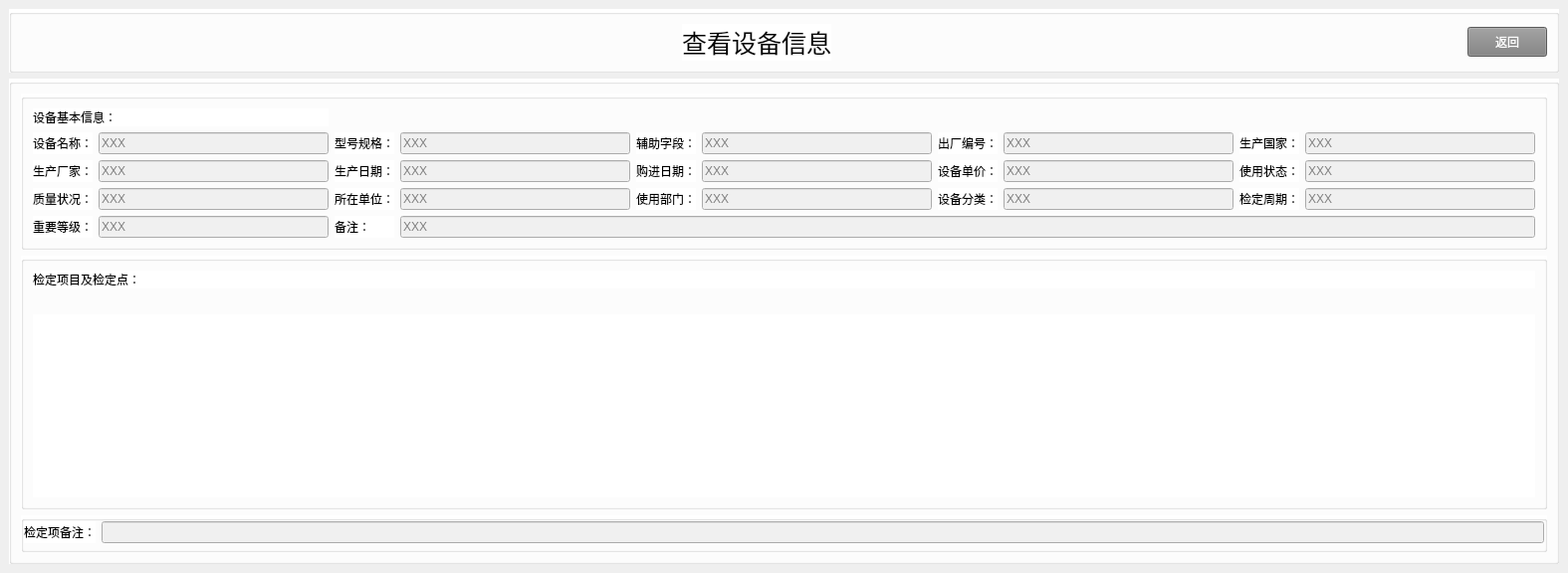
<?xml version="1.0" encoding="UTF-8"?>
<ui version="4.0">
 <class>BeExamined_DeviceItem</class>
 <widget class="QWidget" name="BeExamined_DeviceItem">
  <property name="geometry">
   <rect>
    <x>0</x>
    <y>0</y>
    <width>1575</width>
    <height>576</height>
   </rect>
  </property>
  <property name="windowTitle">
   <string>Form</string>
  </property>
  <layout class="QVBoxLayout" name="verticalLayout_11">
   <property name="leftMargin">
    <number>0</number>
   </property>
   <property name="topMargin">
    <number>0</number>
   </property>
   <property name="rightMargin">
    <number>0</number>
   </property>
   <property name="bottomMargin">
    <number>0</number>
   </property>
   <item>
    <widget class="QStackedWidget" name="stackedWidget">
     <property name="styleSheet">
      <string notr="true"/>
     </property>
     <property name="currentIndex">
      <number>1</number>
     </property>
     <widget class="QWidget" name="page_3">
      <property name="styleSheet">
       <string notr="true"/>
      </property>
      <layout class="QVBoxLayout" name="verticalLayout_6">
       <item>
        <widget class="QGroupBox" name="groupBox_2">
         <property name="sizePolicy">
          <sizepolicy hsizetype="Preferred" vsizetype="Fixed">
           <horstretch>0</horstretch>
           <verstretch>0</verstretch>
          </sizepolicy>
         </property>
         <property name="styleSheet">
          <string notr="true">background-color:white;</string>
         </property>
         <property name="title">
          <string/>
         </property>
         <layout class="QHBoxLayout" name="horizontalLayout_2">
          <item>
           <widget class="QLabel" name="label">
            <property name="sizePolicy">
             <sizepolicy hsizetype="Maximum" vsizetype="Fixed">
              <horstretch>0</horstretch>
              <verstretch>0</verstretch>
             </sizepolicy>
            </property>
            <property name="minimumSize">
             <size>
              <width>80</width>
              <height>0</height>
             </size>
            </property>
            <property name="text">
             <string>设备名称：</string>
            </property>
           </widget>
          </item>
          <item>
           <widget class="QComboBox" name="name"/>
          </item>
          <item>
           <widget class="QLabel" name="label_2">
            <property name="sizePolicy">
             <sizepolicy hsizetype="Maximum" vsizetype="Fixed">
              <horstretch>0</horstretch>
              <verstretch>0</verstretch>
             </sizepolicy>
            </property>
            <property name="minimumSize">
             <size>
              <width>80</width>
              <height>0</height>
             </size>
            </property>
            <property name="text">
             <string>型号规则：</string>
            </property>
           </widget>
          </item>
          <item>
           <widget class="QComboBox" name="mode"/>
          </item>
          <item>
           <widget class="QLabel" name="label_3">
            <property name="sizePolicy">
             <sizepolicy hsizetype="Maximum" vsizetype="Fixed">
              <horstretch>0</horstretch>
              <verstretch>0</verstretch>
             </sizepolicy>
            </property>
            <property name="minimumSize">
             <size>
              <width>80</width>
              <height>0</height>
             </size>
            </property>
            <property name="text">
             <string>出厂编号：</string>
            </property>
           </widget>
          </item>
          <item>
           <widget class="QLineEdit" name="number">
            <property name="sizePolicy">
             <sizepolicy hsizetype="Fixed" vsizetype="Fixed">
              <horstretch>0</horstretch>
              <verstretch>0</verstretch>
             </sizepolicy>
            </property>
           </widget>
          </item>
          <item>
           <widget class="QLabel" name="label_4">
            <property name="sizePolicy">
             <sizepolicy hsizetype="Maximum" vsizetype="Fixed">
              <horstretch>0</horstretch>
              <verstretch>0</verstretch>
             </sizepolicy>
            </property>
            <property name="minimumSize">
             <size>
              <width>80</width>
              <height>0</height>
             </size>
            </property>
            <property name="text">
             <string>生产厂家：</string>
            </property>
           </widget>
          </item>
          <item>
           <widget class="QComboBox" name="manufacturer_2">
            <property name="sizePolicy">
             <sizepolicy hsizetype="Fixed" vsizetype="Fixed">
              <horstretch>180</horstretch>
              <verstretch>0</verstretch>
             </sizepolicy>
            </property>
            <property name="minimumSize">
             <size>
              <width>200</width>
              <height>0</height>
             </size>
            </property>
           </widget>
          </item>
          <item>
           <widget class="QLabel" name="label_7">
            <property name="sizePolicy">
             <sizepolicy hsizetype="Maximum" vsizetype="Fixed">
              <horstretch>0</horstretch>
              <verstretch>0</verstretch>
             </sizepolicy>
            </property>
            <property name="minimumSize">
             <size>
              <width>80</width>
              <height>0</height>
             </size>
            </property>
            <property name="text">
             <string>所在部门：</string>
            </property>
           </widget>
          </item>
          <item>
           <widget class="QComboBox" name="dept_2"/>
          </item>
          <item>
           <widget class="QLabel" name="label_63">
            <property name="sizePolicy">
             <sizepolicy hsizetype="Minimum" vsizetype="Fixed">
              <horstretch>0</horstretch>
              <verstretch>0</verstretch>
             </sizepolicy>
            </property>
            <property name="minimumSize">
             <size>
              <width>80</width>
              <height>0</height>
             </size>
            </property>
            <property name="text">
             <string>使用单位：</string>
            </property>
           </widget>
          </item>
          <item>
           <widget class="QComboBox" name="Buildinguser">
            <property name="sizePolicy">
             <sizepolicy hsizetype="Fixed" vsizetype="Fixed">
              <horstretch>180</horstretch>
              <verstretch>0</verstretch>
             </sizepolicy>
            </property>
            <property name="minimumSize">
             <size>
              <width>200</width>
              <height>0</height>
             </size>
            </property>
           </widget>
          </item>
          <item>
           <spacer name="horizontalSpacer_2">
            <property name="orientation">
             <enum>Qt::Horizontal</enum>
            </property>
            <property name="sizeHint" stdset="0">
             <size>
              <width>40</width>
              <height>20</height>
             </size>
            </property>
           </spacer>
          </item>
          <item>
           <widget class="QPushButton" name="select">
            <property name="layoutDirection">
             <enum>Qt::LeftToRight</enum>
            </property>
            <property name="styleSheet">
             <string notr="true">background-color:rgb(3, 58, 132);
color:white;
</string>
            </property>
            <property name="text">
             <string>查询</string>
            </property>
            <property name="icon">
             <iconset resource="res/res.qrc">
              <normaloff>:/image/Index/u2189.svg</normaloff>:/image/Index/u2189.svg</iconset>
            </property>
           </widget>
          </item>
          <item>
           <widget class="QPushButton" name="update">
            <property name="layoutDirection">
             <enum>Qt::LeftToRight</enum>
            </property>
            <property name="styleSheet">
             <string notr="true">background-color:rgb(207, 132, 33);
color:white;
</string>
            </property>
            <property name="text">
             <string>重置</string>
            </property>
            <property name="icon">
             <iconset resource="res/res.qrc">
              <normaloff>:/image/Index/u2188.svg</normaloff>:/image/Index/u2188.svg</iconset>
            </property>
           </widget>
          </item>
         </layout>
         <zorder>manufacturer_2</zorder>
         <zorder>label</zorder>
         <zorder>name</zorder>
         <zorder>label_2</zorder>
         <zorder>mode</zorder>
         <zorder>label_3</zorder>
         <zorder>number</zorder>
         <zorder>label_4</zorder>
         <zorder>label_63</zorder>
         <zorder>Buildinguser</zorder>
         <zorder>select</zorder>
         <zorder>update</zorder>
         <zorder>label_7</zorder>
         <zorder>dept_2</zorder>
        </widget>
       </item>
       <item>
        <widget class="QGroupBox" name="groupBox_3">
         <property name="styleSheet">
          <string notr="true">background-color:white;</string>
         </property>
         <property name="title">
          <string/>
         </property>
         <layout class="QVBoxLayout" name="verticalLayout_7">
          <item>
           <widget class="QTableWidget" name="tableWidget"/>
          </item>
          <item>
           <widget class="QGroupBox" name="groupBox_12">
            <property name="title">
             <string/>
            </property>
           </widget>
          </item>
         </layout>
        </widget>
       </item>
      </layout>
     </widget>
     <widget class="QWidget" name="page_4">
      <property name="styleSheet">
       <string notr="true">color:black;</string>
      </property>
      <layout class="QVBoxLayout" name="verticalLayout_8">
       <item>
        <widget class="QGroupBox" name="groupBox">
         <property name="sizePolicy">
          <sizepolicy hsizetype="Preferred" vsizetype="Fixed">
           <horstretch>0</horstretch>
           <verstretch>0</verstretch>
          </sizepolicy>
         </property>
         <property name="styleSheet">
          <string notr="true">background-color:white;</string>
         </property>
         <property name="title">
          <string/>
         </property>
         <layout class="QHBoxLayout" name="horizontalLayout">
          <item>
           <spacer name="horizontalSpacer_6">
            <property name="orientation">
             <enum>Qt::Horizontal</enum>
            </property>
            <property name="sizeType">
             <enum>QSizePolicy::Fixed</enum>
            </property>
            <property name="sizeHint" stdset="0">
             <size>
              <width>30</width>
              <height>20</height>
             </size>
            </property>
           </spacer>
          </item>
          <item>
           <spacer name="horizontalSpacer_7">
            <property name="orientation">
             <enum>Qt::Horizontal</enum>
            </property>
            <property name="sizeHint" stdset="0">
             <size>
              <width>60</width>
              <height>20</height>
             </size>
            </property>
           </spacer>
          </item>
          <item>
           <widget class="QLabel" name="label_5">
            <property name="styleSheet">
             <string notr="true">Font-size:25px;</string>
            </property>
            <property name="text">
             <string>查看设备信息</string>
            </property>
           </widget>
          </item>
          <item>
           <spacer name="horizontalSpacer_8">
            <property name="orientation">
             <enum>Qt::Horizontal</enum>
            </property>
            <property name="sizeHint" stdset="0">
             <size>
              <width>40</width>
              <height>20</height>
             </size>
            </property>
           </spacer>
          </item>
          <item>
           <widget class="QPushButton" name="pushButton_2">
            <property name="sizePolicy">
             <sizepolicy hsizetype="Fixed" vsizetype="Fixed">
              <horstretch>0</horstretch>
              <verstretch>0</verstretch>
             </sizepolicy>
            </property>
            <property name="minimumSize">
             <size>
              <width>30</width>
              <height>30</height>
             </size>
            </property>
            <property name="layoutDirection">
             <enum>Qt::RightToLeft</enum>
            </property>
            <property name="styleSheet">
             <string notr="true">background-color:grey;
color:white;</string>
            </property>
            <property name="text">
             <string>返回</string>
            </property>
           </widget>
          </item>
         </layout>
        </widget>
       </item>
       <item>
        <widget class="QGroupBox" name="groupBox_13">
         <property name="styleSheet">
          <string notr="true">background-color:white;</string>
         </property>
         <property name="title">
          <string/>
         </property>
         <layout class="QVBoxLayout" name="verticalLayout_9">
          <item>
           <widget class="QGroupBox" name="groupBox_14">
            <property name="styleSheet">
             <string notr="true">background-color:white;</string>
            </property>
            <property name="title">
             <string/>
            </property>
            <layout class="QGridLayout" name="gridLayout">
             <item row="0" column="0" colspan="2">
              <widget class="QLabel" name="label_6">
               <property name="text">
                <string>设备基本信息：</string>
               </property>
              </widget>
             </item>
             <item row="1" column="0">
              <widget class="QLabel" name="label_38">
               <property name="text">
                <string>设备名称：</string>
               </property>
              </widget>
             </item>
             <item row="1" column="1">
              <widget class="QLineEdit" name="equipment_name">
               <property name="cursor">
                <cursorShape>ForbiddenCursor</cursorShape>
               </property>
               <property name="styleSheet">
                <string notr="true">background-color: #f0f0f0; 
color: grey;</string>
               </property>
               <property name="text">
                <string>XXX</string>
               </property>
              </widget>
             </item>
             <item row="1" column="2">
              <widget class="QLabel" name="label_39">
               <property name="text">
                <string>型号规格：</string>
               </property>
              </widget>
             </item>
             <item row="1" column="3">
              <widget class="QLineEdit" name="model">
               <property name="cursor">
                <cursorShape>ForbiddenCursor</cursorShape>
               </property>
               <property name="styleSheet">
                <string notr="true">background-color: #f0f0f0; 
color: grey;</string>
               </property>
               <property name="text">
                <string>XXX</string>
               </property>
              </widget>
             </item>
             <item row="1" column="4">
              <widget class="QLabel" name="label_40">
               <property name="text">
                <string>辅助字段：</string>
               </property>
              </widget>
             </item>
             <item row="1" column="5">
              <widget class="QLineEdit" name="help_instruction">
               <property name="cursor">
                <cursorShape>ForbiddenCursor</cursorShape>
               </property>
               <property name="styleSheet">
                <string notr="true">background-color: #f0f0f0; 
color: grey;</string>
               </property>
               <property name="text">
                <string>XXX</string>
               </property>
              </widget>
             </item>
             <item row="1" column="6">
              <widget class="QLabel" name="label_41">
               <property name="text">
                <string>出厂编号：</string>
               </property>
              </widget>
             </item>
             <item row="1" column="7">
              <widget class="QLineEdit" name="manufacture_no">
               <property name="cursor">
                <cursorShape>ForbiddenCursor</cursorShape>
               </property>
               <property name="styleSheet">
                <string notr="true">background-color: #f0f0f0; 
color: grey;</string>
               </property>
               <property name="text">
                <string>XXX</string>
               </property>
              </widget>
             </item>
             <item row="1" column="8">
              <widget class="QLabel" name="label_42">
               <property name="text">
                <string>生产国家：</string>
               </property>
              </widget>
             </item>
             <item row="1" column="9">
              <widget class="QLineEdit" name="product_country">
               <property name="cursor">
                <cursorShape>ForbiddenCursor</cursorShape>
               </property>
               <property name="styleSheet">
                <string notr="true">background-color: #f0f0f0; 
color: grey;</string>
               </property>
               <property name="text">
                <string>XXX</string>
               </property>
              </widget>
             </item>
             <item row="2" column="0">
              <widget class="QLabel" name="label_43">
               <property name="text">
                <string>生产厂家：</string>
               </property>
              </widget>
             </item>
             <item row="2" column="1">
              <widget class="QLineEdit" name="manufacturer">
               <property name="cursor">
                <cursorShape>ForbiddenCursor</cursorShape>
               </property>
               <property name="styleSheet">
                <string notr="true">background-color: #f0f0f0; 
color: grey;</string>
               </property>
               <property name="text">
                <string>XXX</string>
               </property>
              </widget>
             </item>
             <item row="2" column="2">
              <widget class="QLabel" name="label_44">
               <property name="text">
                <string>生产日期：</string>
               </property>
              </widget>
             </item>
             <item row="2" column="3">
              <widget class="QLineEdit" name="product_date">
               <property name="cursor">
                <cursorShape>ForbiddenCursor</cursorShape>
               </property>
               <property name="styleSheet">
                <string notr="true">background-color: #f0f0f0; 
color: grey;</string>
               </property>
               <property name="text">
                <string>XXX</string>
               </property>
              </widget>
             </item>
             <item row="2" column="4">
              <widget class="QLabel" name="label_45">
               <property name="text">
                <string>购进日期：</string>
               </property>
              </widget>
             </item>
             <item row="2" column="5">
              <widget class="QLineEdit" name="purchase_date">
               <property name="cursor">
                <cursorShape>ForbiddenCursor</cursorShape>
               </property>
               <property name="styleSheet">
                <string notr="true">background-color: #f0f0f0; 
color: grey;</string>
               </property>
               <property name="text">
                <string>XXX</string>
               </property>
              </widget>
             </item>
             <item row="2" column="6">
              <widget class="QLabel" name="label_47">
               <property name="text">
                <string>设备单价：</string>
               </property>
              </widget>
             </item>
             <item row="2" column="7">
              <widget class="QLineEdit" name="unit_price">
               <property name="cursor">
                <cursorShape>ForbiddenCursor</cursorShape>
               </property>
               <property name="styleSheet">
                <string notr="true">background-color: #f0f0f0; 
color: grey;</string>
               </property>
               <property name="text">
                <string>XXX</string>
               </property>
              </widget>
             </item>
             <item row="2" column="8">
              <widget class="QLabel" name="label_48">
               <property name="text">
                <string>使用状态：</string>
               </property>
              </widget>
             </item>
             <item row="2" column="9">
              <widget class="QLineEdit" name="usage_status">
               <property name="cursor">
                <cursorShape>ForbiddenCursor</cursorShape>
               </property>
               <property name="styleSheet">
                <string notr="true">background-color: #f0f0f0; 
color: grey;</string>
               </property>
               <property name="text">
                <string>XXX</string>
               </property>
              </widget>
             </item>
             <item row="3" column="0">
              <widget class="QLabel" name="label_49">
               <property name="text">
                <string>质量状况：</string>
               </property>
              </widget>
             </item>
             <item row="3" column="1">
              <widget class="QLineEdit" name="quality_condition">
               <property name="cursor">
                <cursorShape>ForbiddenCursor</cursorShape>
               </property>
               <property name="styleSheet">
                <string notr="true">background-color: #f0f0f0; 
color: grey;</string>
               </property>
               <property name="text">
                <string>XXX</string>
               </property>
              </widget>
             </item>
             <item row="3" column="2">
              <widget class="QLabel" name="label_64">
               <property name="text">
                <string>所在单位：</string>
               </property>
              </widget>
             </item>
             <item row="3" column="3">
              <widget class="QLineEdit" name="quality_status">
               <property name="cursor">
                <cursorShape>ForbiddenCursor</cursorShape>
               </property>
               <property name="styleSheet">
                <string notr="true">background-color: #f0f0f0; 
color: grey;</string>
               </property>
               <property name="text">
                <string>XXX</string>
               </property>
              </widget>
             </item>
             <item row="3" column="4">
              <widget class="QLabel" name="label_50">
               <property name="text">
                <string>使用部门：</string>
               </property>
              </widget>
             </item>
             <item row="3" column="5">
              <widget class="QLineEdit" name="dept_name">
               <property name="cursor">
                <cursorShape>ForbiddenCursor</cursorShape>
               </property>
               <property name="styleSheet">
                <string notr="true">background-color: #f0f0f0; 
color: grey;</string>
               </property>
               <property name="text">
                <string>XXX</string>
               </property>
              </widget>
             </item>
             <item row="3" column="6">
              <widget class="QLabel" name="label_56">
               <property name="text">
                <string>设备分类：</string>
               </property>
              </widget>
             </item>
             <item row="3" column="7">
              <widget class="QLineEdit" name="category">
               <property name="cursor">
                <cursorShape>ForbiddenCursor</cursorShape>
               </property>
               <property name="styleSheet">
                <string notr="true">background-color: #f0f0f0; 
color: grey;</string>
               </property>
               <property name="text">
                <string>XXX</string>
               </property>
              </widget>
             </item>
             <item row="3" column="8">
              <widget class="QLabel" name="label_58">
               <property name="text">
                <string>检定周期：</string>
               </property>
              </widget>
             </item>
             <item row="3" column="9">
              <widget class="QLineEdit" name="check_cycle">
               <property name="cursor">
                <cursorShape>ForbiddenCursor</cursorShape>
               </property>
               <property name="styleSheet">
                <string notr="true">background-color: #f0f0f0; 
color: grey;</string>
               </property>
               <property name="text">
                <string>XXX</string>
               </property>
              </widget>
             </item>
             <item row="4" column="0">
              <widget class="QLabel" name="label_57">
               <property name="text">
                <string>重要等级：</string>
               </property>
              </widget>
             </item>
             <item row="4" column="1">
              <widget class="QLineEdit" name="level">
               <property name="cursor">
                <cursorShape>ForbiddenCursor</cursorShape>
               </property>
               <property name="styleSheet">
                <string notr="true">background-color: #f0f0f0; 
color: grey;</string>
               </property>
               <property name="text">
                <string>XXX</string>
               </property>
              </widget>
             </item>
             <item row="4" column="2">
              <widget class="QLabel" name="label_60">
               <property name="text">
                <string>备注：</string>
               </property>
              </widget>
             </item>
             <item row="4" column="3" colspan="7">
              <widget class="QLineEdit" name="remark">
               <property name="cursor">
                <cursorShape>ForbiddenCursor</cursorShape>
               </property>
               <property name="styleSheet">
                <string notr="true">background-color: #f0f0f0; 
color: grey;</string>
               </property>
               <property name="text">
                <string>XXX</string>
               </property>
               <property name="cursorPosition">
                <number>3</number>
               </property>
               <property name="readOnly">
                <bool>false</bool>
               </property>
               <property name="cursorMoveStyle">
                <enum>Qt::LogicalMoveStyle</enum>
               </property>
              </widget>
             </item>
            </layout>
           </widget>
          </item>
          <item>
           <widget class="QGroupBox" name="groupBox_15">
            <property name="title">
             <string/>
            </property>
            <layout class="QVBoxLayout" name="verticalLayout">
             <item>
              <widget class="QLabel" name="label_61">
               <property name="text">
                <string>检定项目及检定点：</string>
               </property>
              </widget>
             </item>
             <item>
              <layout class="QHBoxLayout" name="horizontalLayout_3">
               <item>
                <layout class="QHBoxLayout" name="HeadListLayout"/>
               </item>
               <item>
                <spacer name="horizontalSpacer">
                 <property name="orientation">
                  <enum>Qt::Horizontal</enum>
                 </property>
                 <property name="sizeHint" stdset="0">
                  <size>
                   <width>1506</width>
                   <height>20</height>
                  </size>
                 </property>
                </spacer>
               </item>
              </layout>
             </item>
             <item>
              <widget class="QStackedWidget" name="stackedWidgetData">
               <widget class="QWidget" name="page"/>
               <widget class="QWidget" name="page_2"/>
              </widget>
             </item>
            </layout>
           </widget>
          </item>
          <item>
           <widget class="QGroupBox" name="groupBox_16">
            <property name="sizePolicy">
             <sizepolicy hsizetype="Preferred" vsizetype="Fixed">
              <horstretch>0</horstretch>
              <verstretch>0</verstretch>
             </sizepolicy>
            </property>
            <property name="minimumSize">
             <size>
              <width>30</width>
              <height>0</height>
             </size>
            </property>
            <property name="styleSheet">
             <string notr="true"/>
            </property>
            <property name="title">
             <string/>
            </property>
            <property name="flat">
             <bool>false</bool>
            </property>
            <layout class="QHBoxLayout" name="horizontalLayout_6">
             <property name="spacing">
              <number>6</number>
             </property>
             <property name="leftMargin">
              <number>0</number>
             </property>
             <property name="topMargin">
              <number>0</number>
             </property>
             <property name="rightMargin">
              <number>0</number>
             </property>
             <property name="bottomMargin">
              <number>6</number>
             </property>
             <item>
              <widget class="QLabel" name="label_62">
               <property name="text">
                <string>检定项备注：</string>
               </property>
              </widget>
             </item>
             <item>
              <widget class="QLineEdit" name="lineEdit_4">
               <property name="styleSheet">
                <string notr="true">background-color: #f0f0f0; 
color: grey;</string>
               </property>
              </widget>
             </item>
            </layout>
           </widget>
          </item>
         </layout>
        </widget>
       </item>
      </layout>
     </widget>
    </widget>
   </item>
  </layout>
 </widget>
 <resources>
  <include location="res/res.qrc"/>
 </resources>
 <connections/>
</ui>
